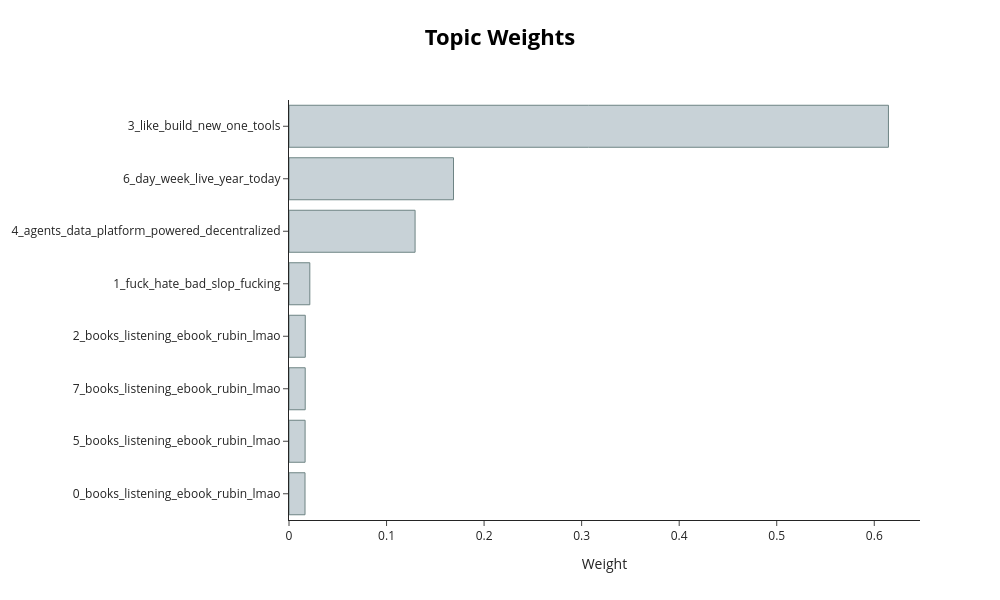

The notebook cell saved with this chart:
### Code cell
# Topic prevalence across the corpus
fig = model.visualize_topic_weights(top_n=30, height=600)
fig.show()

### Figure 1 — Plotly figure (JSON) as saved in the notebook; plotly's stock layout.template omitted (floating-point values rounded to 4 significant figures)
{"data": [{"marker": {"color": "#C8D2D7", "line": {"color": "#6E8484", "width": 1}}, "orientation": "h", "type": "bar", "x": [0.01643, 0.0165, 0.01662, 0.01668, 0.02134, 0.1293, 0.1686, 0.6145], "y": ["0_books_listening_ebook_rubin_lmao", "5_books_listening_ebook_rubin_lmao", "7_books_listening_ebook_rubin_lmao", "2_books_listening_ebook_rubin_lmao", "1_fuck_hate_bad_slop_fucking", "4_agents_data_platform_powered_decentralized", "6_day_week_live_year_today", "3_like_build_new_one_tools"]}], "layout": {"height": 600, "hoverlabel": {"bgcolor": "white", "font": {"family": "Rockwell", "size": 16}}, "title": {"font": {"color": "Black", "size": 22}, "text": "<b>Topic Weights</b>", "x": 0.5, "xanchor": "center", "y": 0.95, "yanchor": "top"}, "width": 1000, "xaxis": {"title": {"text": "Weight"}}}}
